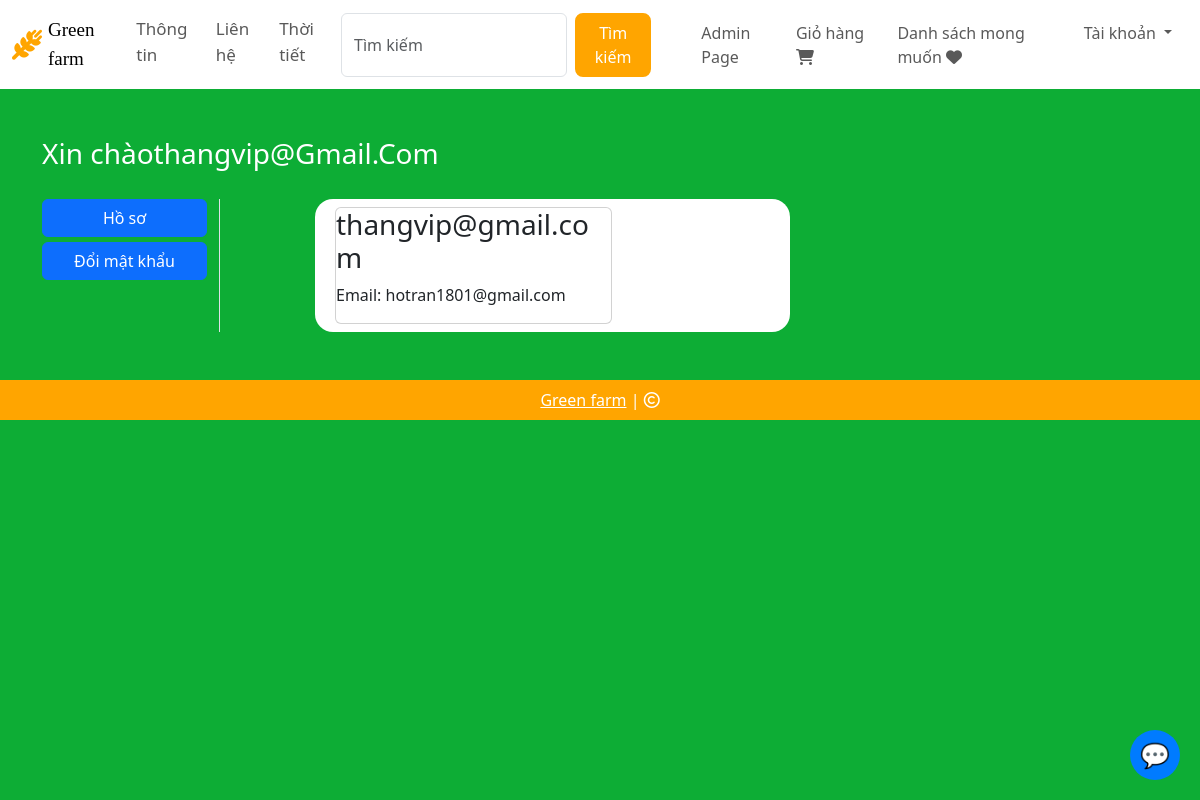
The page /profile/6 (signed in) on the database as committed earlier.
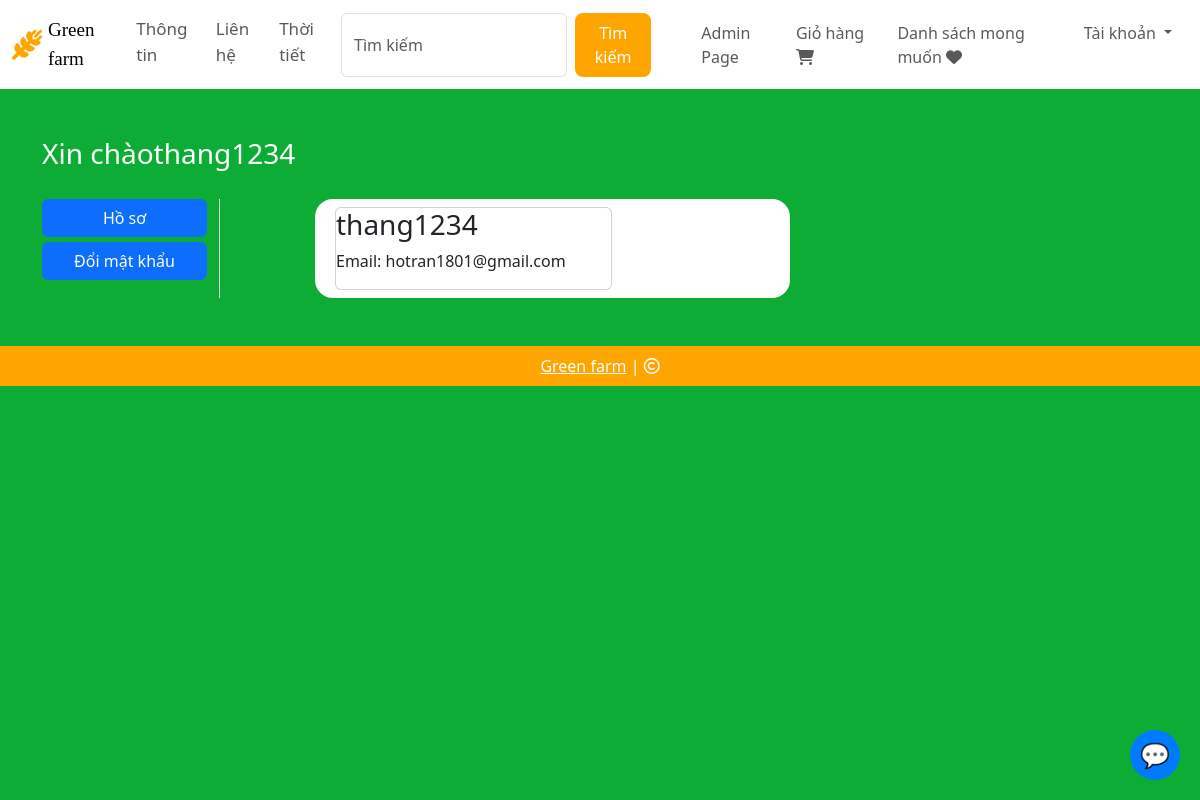
The same page on the database as committed later.
### website/models.py (models this page shows, shortened)
class Customer(db.Model, UserMixin):
    id = db.Column(db.Integer, primary_key=True)
    email = db.Column(db.String(100), unique=True)
    username = db.Column(db.String(100))
    password_hash = db.Column(db.String(150))
    date_joined = db.Column(db.DateTime(), default=datetime.utcnow)
    cart_items = db.relationship('Cart', backref=db.backref('customer', lazy=True))
    orders = db.relationship('Order', backref=db.backref('customer', lazy=True))
    @property
    def password(self):
        raise AttributeError('Password is not a readable Attribute')

### website/auth.py (the view)
@auth.route('/profile/<int:customer_id>')
@login_required
def profile(customer_id):
    customer = Customer.query.get(customer_id)
    return render_template('profile.html', customer=customer)

### website/templates/profile.html (shortened to what this page needs)
{% extends 'base.html' %}
{% block body %}
<div class="container my-5">
    <div class="row">
        <h3 style="color: white;">Xin chào<span class="text-capitalize">{{ customer.username }}</span></h3>
        <div class="col-sm-2 border-end" style="margin-top: 20px;">
            <ul class="list-unstyled">
                <li class="d-grid"><a href="#" class="btn btn-primary">Hồ sơ</a></li>
                <li class="d-grid"><a href="/change-password/{{ customer.id }}" class="btn btn-primary" style="margin-top: 5px;">Đổi mật khẩu</a></li>
            </ul>
        </div>
        <div class="col-sm-5 offset-sm-1" style="background-color: white; border-radius: 18px; margin-top: 20px;">
            <div class="row">
                <div class="col-sm-8">
                    <div class="card m-2">
                        <h3>{{ customer.username }}</h3>
                        <p>Email: {{ customer.email }}</p>
                    </div>
                </div>
            </div>
        </div>
    </div>
</div>
{% endblock %}

Rows that differ between the two databases and show on the page:
changed Customer "hotran1801@gmail.com": username "Thangvip@gmail.com" → "Thang1234"; username "thangvip@gmail.com" → "thang1234"
